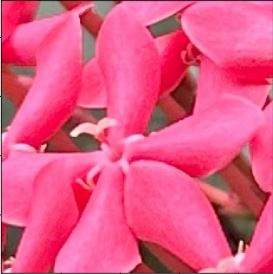
#> input picture Laboratory-Activity-3/flower.jpg, 273 x 274 px
$ python Lab_Act_3_OpenCV.py
#> lines starting #> are read from the running program, lines starting #| are printed output that depends on the picture; after the words box and inside, x2 and y2 are one past the last pixel; in counts of white or black regions, pixels touching at a corner belong together
import cv2
import numpy as np

# Original Image
img = cv2.imread('flower.jpg')
#> img is the input picture: shape (274, 273, 3); mean B, G, R 133.4, 86.6, 228.6

# Convert to grayscale if the image is BGR
if img.shape[2] == 3:
        grayImg = cv2.cvtColor(img, cv2.COLOR_BGR2GRAY)
else:
        grayImg = img

# Contrast Enhanced Image
enhance = cv2.createCLAHE(clipLimit=2.0, tileGridSize=(8, 8))  # CLAHE: Contrast Limited Adaptive Histogram Equalization
contrastEnhImg = enhance.apply(grayImg)

# Equalized Image
equalizedImg = cv2.equalizeHist(grayImg)
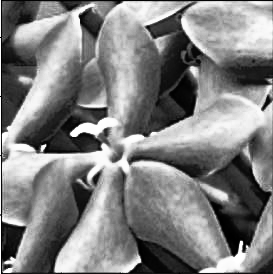
#> equalizedImg: shape (274, 273); min 0, max 255, mean 128.7

# Filtering using average filter
# Apply average Filter
kernelSize = (5, 5)  # 5 pixels wide and 5 pixels tall
aveFilImg = cv2.blur(grayImg, kernelSize)
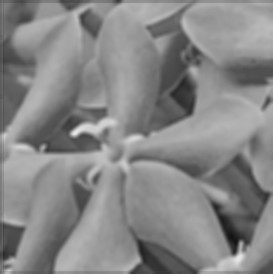
#> aveFilImg: shape (274, 273); min 18, max 232, mean 134.5

# Median Filter
# Apply median Filter
kernelSizeMF = 5
medFilImg = cv2.medianBlur(grayImg, kernelSizeMF)

# Function to create histogram with white background, blue bars, border, and axis labels
def create_histogram(hist):
    # Define the size of the histogram image
    histImageWidth = 600
    histImageHeight = 500
    histImage = np.ones((histImageHeight, histImageWidth, 3), dtype=np.uint8) * 255

    # Normalize the histogram
    max_val = np.max(hist)
    cv2.normalize(hist, hist, 0, histImageHeight - 40, cv2.NORM_MINMAX)

    # Draw the histogram with blue bars
    for i in range(256):
        height = int(hist[i])
        cv2.line(histImage, (i * 2 + 50, histImageHeight - 30),
                 (i * 2 + 50, histImageHeight - 30 - height), (255, 0, 0), 2)

    # Draw border
    cv2.rectangle(histImage, (0, 0), (histImageWidth - 1, histImageHeight - 1), (0, 0, 0), 2)

    # Draw x-axis line
    cv2.line(histImage, (50, histImageHeight - 30), (histImageWidth - 10, histImageHeight - 30), (0, 0, 0), 2)

    # Draw y-axis line
    cv2.line(histImage, (50, histImageHeight - 30), (50, 10), (0, 0, 0), 2)

    # Add x-axis values and lines
    for i in range(0, 256, 50):  # x-axis ticks every 50 pixels
        x = i * 2 + 50
        if x < histImageWidth - 30:  # Ensure label fits within image width
            cv2.putText(histImage, str(i), (x, histImageHeight - 10),
                        cv2.FONT_HERSHEY_SIMPLEX, 0.5, (0, 0, 0), 1, cv2.LINE_AA)
            # Draw vertical lines for x-axis ticks
            cv2.line(histImage, (x, histImageHeight - 30),
                     (x, histImageHeight - 35), (0, 0, 0), 1)

    # Add y-axis values and lines
    for i in range(0, 1200, 200):  # y-axis ticks every 200 frequency values
        y = histImageHeight - 30 - int(i * (histImageHeight - 40) / 1000)
        if y > 20:  # Ensure label fits within image height
            cv2.putText(histImage, str(i), (10, y + 5),
                        cv2.FONT_HERSHEY_SIMPLEX, 0.5, (0, 0, 0), 1, cv2.LINE_AA)
            # Draw horizontal lines for y-axis ticks
            cv2.line(histImage, (45, y),
                     (50, y), (0, 0, 0), 1)

    return histImage

# Calculation of Histograms
histGrayImg = cv2.calcHist([grayImg], [0], None, [256], [0, 256])
#> histGrayImg = 256 values, max 1385 at index 152, min 0 at index 0, mean 292.2
histEnhImg = cv2.calcHist([contrastEnhImg], [0], None, [256], [0, 256])
#> histEnhImg = 256 values, max 660 at index 166, min 0 at index 0, mean 292.2
histEqualizedImg = cv2.calcHist([equalizedImg], [0], None, [256], [0, 256])
#> histEqualizedImg = 256 values, max 1385 at index 158, min 0 at index 19, mean 292.2
histAveFilImg = cv2.calcHist([aveFilImg], [0], None, [256], [0, 256])
#> histAveFilImg = 256 values, max 1413 at index 153, min 0 at index 0, mean 292.2
histMedFilImg = cv2.calcHist([medFilImg], [0], None, [256], [0, 256])
#> histMedFilImg = 256 values, max 1526 at index 153, min 0 at index 0, mean 292.2

# Create histogram images
histogramOfGrayImg = create_histogram(histGrayImg)
#> in create_histogram, `max_val = np.max(hist)`: max_val = 1385
#> the loop in create_histogram, `for i in range(256):` made 256 passes
#> height on passes 1 to 3: 0, 0, 0
#> after the loop in create_histogram, `for i in range(0, 256, 50):`: histImage: shape (500, 600, 3); mean of channels 0, 1, 2 248.3, 205.7, 205.7
#> after the loop in create_histogram, `for i in range(0, 1200, 200):`: histImage: shape (500, 600, 3); mean of channels 0, 1, 2 247.9, 205.2, 205.2
histogramOfEnhImg = create_histogram(histEnhImg)
#> in create_histogram (call 2), `max_val = np.max(hist)`: max_val = 660
#> the loop in create_histogram (call 2), `for i in range(256):` made 256 passes
#> after the loop in create_histogram (call 2), `for i in range(0, 256, 50):`: histImage: shape (500, 600, 3); mean of channels 0, 1, 2 248.3, 158.4, 158.4
#> after the loop in create_histogram (call 2), `for i in range(0, 1200, 200):`:
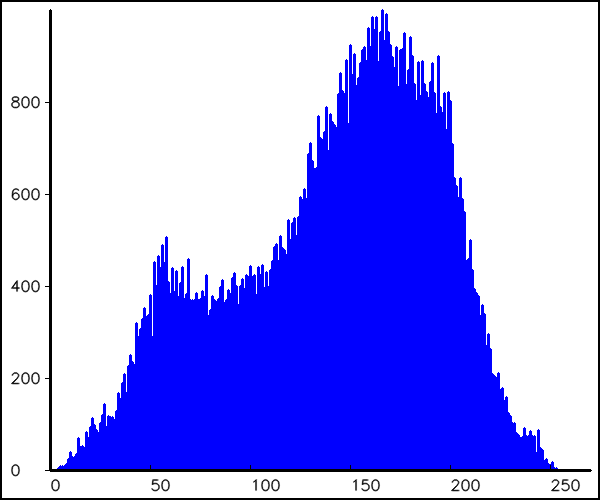
#> histImage: shape (500, 600, 3); mean of channels 0, 1, 2 247.9, 158, 158; drawn as B, G, R
histogramOfEqualImg = create_histogram(histEqualizedImg)
#> in create_histogram (call 3), `max_val = np.max(hist)`: max_val = 1385
#> the loop in create_histogram (call 3), `for i in range(256):` made 256 passes
#> height on passes 1 to 3: 48, 82, 100
#> after the loop in create_histogram (call 3), `for i in range(0, 256, 50):`: histImage: shape (500, 600, 3); mean of channels 0, 1, 2 248.3, 191.2, 191.2
#> after the loop in create_histogram (call 3), `for i in range(0, 1200, 200):`:
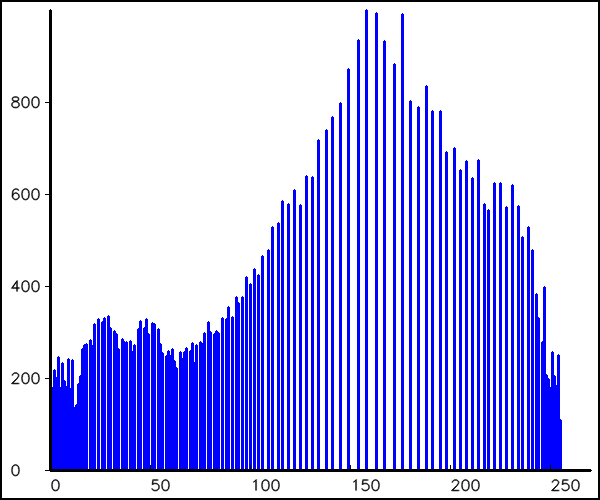
#> histImage: shape (500, 600, 3); mean of channels 0, 1, 2 247.9, 190.7, 190.7; drawn as B, G, R
histogramOfAveFilImg = create_histogram(histAveFilImg)
#> in create_histogram (call 4), `max_val = np.max(hist)`: max_val = 1413
#> the loop in create_histogram (call 4), `for i in range(256):` made 256 passes
#> after the loop in create_histogram (call 4), `for i in range(0, 256, 50):`: histImage: shape (500, 600, 3); mean of channels 0, 1, 2 248.3, 206.5, 206.5
#> after the loop in create_histogram (call 4), `for i in range(0, 1200, 200):`:
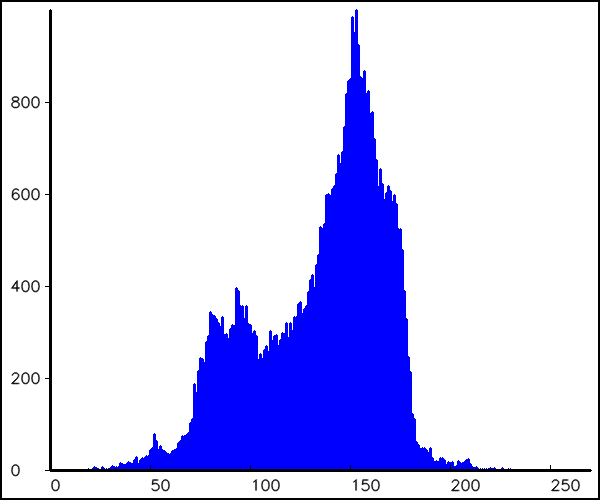
#> histImage: shape (500, 600, 3); mean of channels 0, 1, 2 247.9, 206.1, 206.1; drawn as B, G, R
histogramOfMedFilImg = create_histogram(histMedFilImg)
#> in create_histogram (call 5), `max_val = np.max(hist)`: max_val = 1526
#> the loop in create_histogram (call 5), `for i in range(256):` made 256 passes
#> after the loop in create_histogram (call 5), `for i in range(0, 256, 50):`:
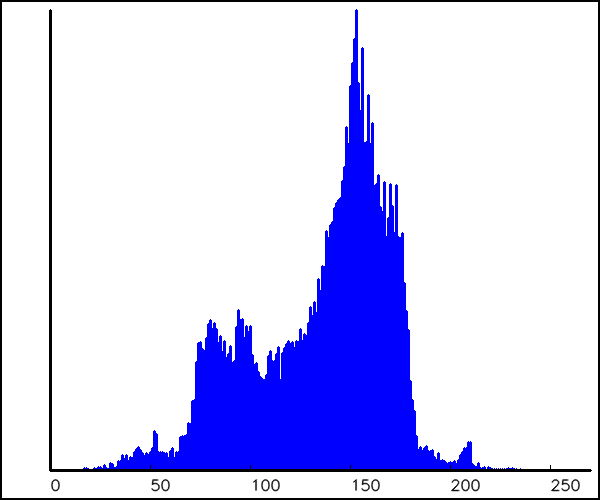
#> histImage: shape (500, 600, 3); mean of channels 0, 1, 2 248.3, 209.3, 209.3; drawn as B, G, R
#> after the loop in create_histogram (call 5), `for i in range(0, 1200, 200):`:
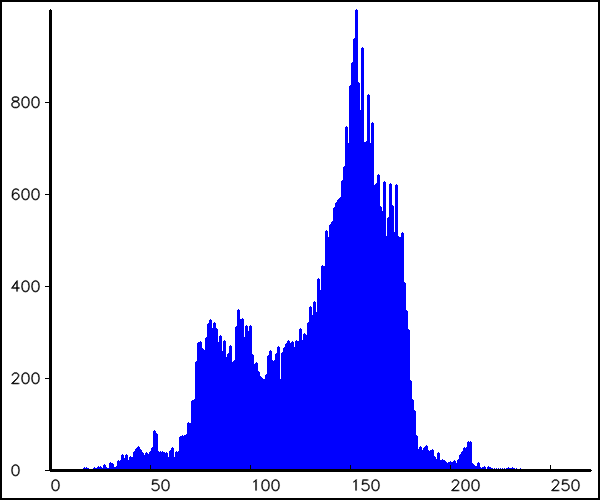
#> histImage: shape (500, 600, 3); 0.37% of pixels changed, all inside (x1, y1, x2, y2) = (10, 95, 49, 477); drawn as B, G, R

# Display images and histograms
cv2.imshow('Original Image', img)
cv2.imshow('Grayscale Image', grayImg)
cv2.imshow('Contrast Enhanced Image', contrastEnhImg)
cv2.imshow('Equalized Image', equalizedImg)
cv2.imshow('Filtered Image (Average)', aveFilImg)
cv2.imshow('Filtered Image (Median)', medFilImg)
cv2.imshow('Histogram of Grayscale Image', histogramOfGrayImg)
cv2.imshow('Histogram of Enhanced Image', histogramOfEnhImg)
cv2.imshow('Histogram of Equalized Image', histogramOfEqualImg)
cv2.imshow('Histogram of Average Filtered', histogramOfAveFilImg)
cv2.imshow('Histogram of Median Filtered', histogramOfMedFilImg)
cv2.waitKey(0)
cv2.destroyAllWindows()
